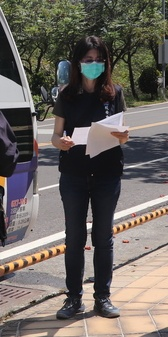
#> input picture Practice/圖片辨識/crop0.jpg, 168 x 337 px
$ python '圖片辨識_裁剪後的圖像去背.py'   (older library calls are emulated)
#> lines starting #> are read from the running program, lines starting #| are printed output that depends on the picture; after the words box and inside, x2 and y2 are one past the last pixel; in counts of white or black regions, pixels touching at a corner belong together
import cv2
import numpy as np

crop0 = cv2.imread("crop0.jpg") # 女
#> crop0 is the input picture: shape (337, 168, 3); mean B, G, R 96.6, 101.9, 108.2
crop1 = cv2.imread("crop2.jpg") # 保全
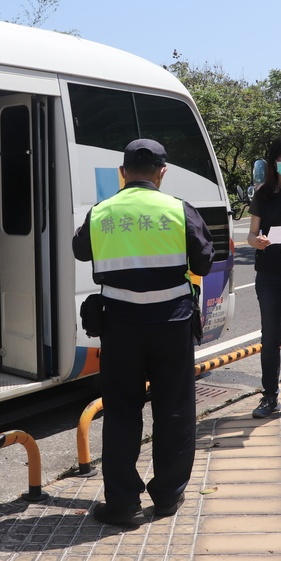
#> input picture Practice/圖片辨識/crop2.jpg, 281 x 561 px
#> crop1 is the input picture: shape (561, 281, 3); mean B, G, R 110.5, 112.5, 113.1
crop2 = cv2.imread("crop3.jpg") # 男
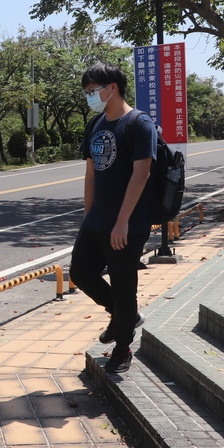
#> input picture Practice/圖片辨識/crop3.jpg, 224 x 448 px
#> crop2 is the input picture: shape (448, 224, 3); mean B, G, R 103.2, 106.6, 113.5

# 輸出圖像
def show(img, text = 'test.jpg'):
    # cv2.imshow(text, img)
    cv2.imwrite(text, img)

# Pre. 轉成灰階
def cov_gray(img):
    return cv2.cvtColor(img, cv2.COLOR_BGR2GRAY)

# Pre. 調整亮度
def bright(img, alpha, beta):
    img = np.uint8(np.clip((alpha * img + beta), 0, 255))
    return img

# Pre. 圖像銳化
def contrast(img, ddepth = cv2.CV_64F, ksize = -1):
    gradX = cv2.Sobel(img, ddepth = ddepth, dx = 1, dy = 0, ksize = ksize)
    gradY = cv2.Sobel(img, ddepth = ddepth, dx = 0, dy = 1, ksize = ksize)
    gradient = cv2.subtract(gradX, gradY)
    gradient = cv2.convertScaleAbs(gradient)
    return gradient

# 1. 消除雜訊
def blur_st(img, size = (9, 9), SD = 0):
    return cv2.GaussianBlur(img, size, SD)

# 2.1 邊緣檢測
def edge_detection(img, thres_min = 20, thres_max = 50):
    canny_ = cv2.Canny(img, thres_min, thres_max)
    return canny_

# 2.2 轉成二值圖
def threshold(img, thres_min = 90, thres_max = 255, method = cv2.THRESH_BINARY):
    _, thresh = cv2.threshold(img, thres_min, thres_max, method)
    return thresh

# 3.2 圖像形態學
def kernel_closed(thresh):
    kernel = cv2.getStructuringElement(cv2.MORPH_ELLIPSE, (25, 25))
    closed = cv2.morphologyEx(thresh, cv2.MORPH_CLOSE, kernel)
    return closed

# 3.3 細節刻畫
def detail(closed, iterations):
    closed = cv2.erode(closed, None, iterations = iterations)
    closed = cv2.dilate(closed, None, iterations = iterations)
    return closed

# 4. 描繪輪廓
def draw_contour(img, ori_crop):
    _, cnts = cv2.findContours(img.copy(), cv2.RETR_EXTERNAL, cv2.CHAIN_APPROX_SIMPLE)
    # result = cv2.drawContours(ori_crop, cnts, -1, (0, 0, 255), 2)
    # print(cnts)
    # return result

gray0 = cov_gray(crop0)
gray1 = cov_gray(crop1)
gray2 = cov_gray(crop2)
show(gray0, "gray0")
show(gray1, "gray1")
show(gray2, "gray2")

blur0 = blur_st(gray0)
blur1 = blur_st(gray1)
blur2 = blur_st(gray2)
#> call 3 of blur_st, with size = (9, 9), SD = 0
#> in blur_st (call 3), `return cv2.GaussianBlur(img, size, SD)`:
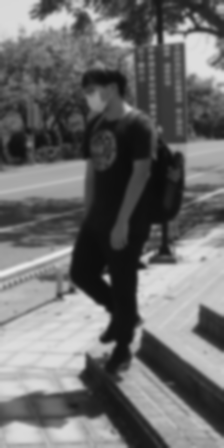
#> returned value: shape (448, 224); min 12, max 233, mean 108.3
# show(blur0, "blur0")
# show(blur1, "blur1")
# show(blur2, "blur2")

# 銳化圖像
contrast0 = contrast(blur0)
contrast1 = contrast(blur1)
contrast2 = contrast(blur2)
#> call 3 of contrast, with ddepth = 6, ksize = -1
#> in contrast (call 3), `gradY = cv2.Sobel(img, ddepth = ddepth, dx = 0, dy = 1, ksize = ksize)`:
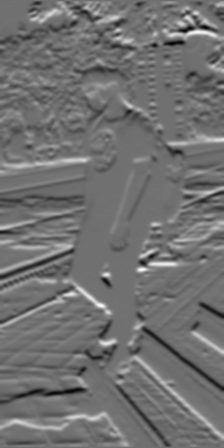
#> gradY: shape (448, 224) float64; min -1053, max 1329, mean 3.2; drawn with min black and max white
#> in contrast (call 3), `gradient = cv2.convertScaleAbs(gradient)`:
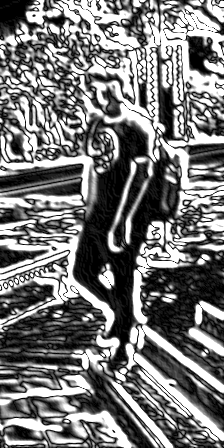
#> gradient: shape (448, 224); min 0, max 255, mean 119.4
show(contrast0, "contrast0")
show(contrast1, "contrast1")
show(contrast2, "contrast2")

# 轉二值圖
thres0 = threshold(contrast0)
#> in threshold, `_, thresh = cv2.threshold(img, thres_min, thres_max, method)`:
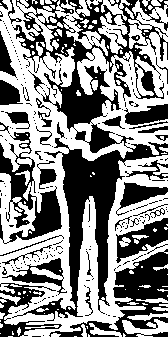
#> thresh: shape (337, 168); 54.1% white; 210 black regions (169 under 20 px), largest, box (x1, y1, x2, y2) and area: (12, 0, 168, 321) 12382, (49, 249, 168, 337) 3208, (0, 132, 62, 244) 2473
thres1 = threshold(contrast1)
#> in threshold (call 2), `_, thresh = cv2.threshold(img, thres_min, thres_max, method)`: thresh: shape (561, 281); 42.1% white; 228 white regions (168 under 20 px), largest, box (x1, y1, x2, y2) and area: (0, 19, 281, 507) 49302, (0, 398, 195, 561) 5226, (0, 394, 110, 509) 4725
thres2 = threshold(contrast2)
#> call 3 of threshold, with thres_min = 90, thres_max = 255, method = 0
#> in threshold (call 3), `_, thresh = cv2.threshold(img, thres_min, thres_max, method)`:
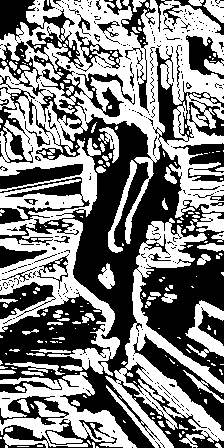
#> thresh: shape (448, 224); 50.6% white; 284 black regions (245 under 20 px), largest, box (x1, y1, x2, y2) and area: (0, 0, 224, 448) 35935, (133, 334, 224, 431) 2021, (0, 177, 90, 224) 1188
show(thres0, "thres0")
show(thres1, "thres1")
show(thres2, "thres2")

# draw0 = draw_contour(edge0, crop0)
# draw1 = draw_contour(edge1, crop1)
# draw2 = draw_contour(edge2, crop2)


cv2.waitKey(0)
